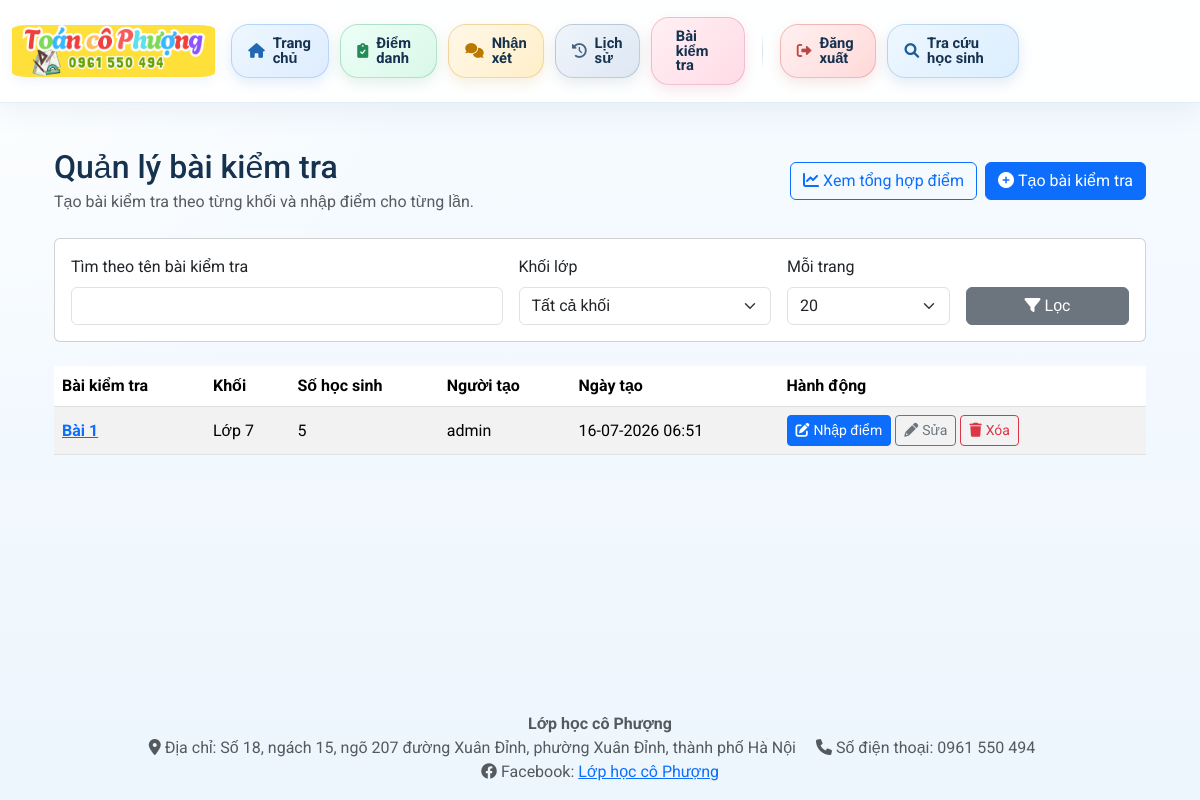
Page /tests (signed in) on the committed database.
### models.py (models this page shows)
class TestExam(db.Model):
    __tablename__ = 'test_exam'
    __bind_key__ = 'attendance'
    id = db.Column(db.Integer, primary_key=True)
    title = db.Column(db.String(200), nullable=False)
    grade = db.Column(db.String(20), nullable=False)
    description = db.Column(db.Text, nullable=True)
    created_at = db.Column(db.DateTime, default=datetime.utcnow, nullable=False)
    created_by = db.Column(db.Integer, db.ForeignKey('user.id'), nullable=False)
    created_by_user = db.relationship('User', foreign_keys=[created_by], backref='test_exams_created')

class User(UserMixin, db.Model):
    __bind_key__ = 'attendance'
    id = db.Column(db.Integer, primary_key=True)
    username = db.Column(db.String(80), unique=True, nullable=False)
    password = db.Column(db.String(120), nullable=False)
    role = db.Column(db.String(20), default='giaovien', nullable=False) # Đảm bảo trường 'role' tồn tại
    is_admin = db.Column(db.Boolean, default=False)

### app.py (the view)
@app.route('/tests')
@login_required
def test_management():
    if current_user.role not in ['admin', 'giaovien']:
        flash('Bạn không có quyền truy cập trang này.', 'danger')
        abort(403)
    page = request.args.get('page', 1, type=int)
    per_page = request.args.get('per_page', 20, type=int)
    search_query = request.args.get('search_query', '').strip()
    grade_filter = request.args.get('grade_filter', '').strip()
    available_grades = [grade[0] for grade in db.session.query(Student.grade).distinct().order_by(Student.grade).all()]
    exams_query = TestExam.query
    if search_query:
        exams_query = exams_query.filter(TestExam.title.ilike(f'%{search_query}%'))
    if grade_filter:
        exams_query = exams_query.filter(TestExam.grade == grade_filter)
    exams_pagination = exams_query.order_by(TestExam.created_at.desc(), TestExam.id.desc()).paginate(
        page=page,
        per_page=per_page,
        error_out=False
    )
    exams = exams_pagination.items
    exam_ids = [exam.id for exam in exams]
    student_counts = {}
    if exam_ids:
        student_count_rows = db.session.query(
            TestScore.test_exam_id,
            func.count(TestScore.id)
        ).filter(
            TestScore.test_exam_id.in_(exam_ids),
            TestScore.attempt_number == 1
        ).group_by(TestScore.test_exam_id).all()
        student_counts = {exam_id: count for exam_id, count in student_count_rows}
    return render_template(
        'test_management.html',
        exams=exams,
        exams_pagination=exams_pagination,
        student_counts=student_counts,
        search_query=search_query,
        grade_filter=grade_filter,
        available_grades=available_grades
    )

### app.py (called while the page is built)
@login_manager.user_loader
def load_user(user_id):
    return db.session.get(User, int(user_id))

### templates/test_management.html (shortened to what this page needs)
{% extends "base.html" %}
{% block content %}
<div class="container mt-4">
    <div class="d-flex justify-content-between align-items-center mb-4">
        <div>
            <h2 class="mb-1">Quản lý bài kiểm tra</h2>
            <p class="text-muted mb-0">Tạo bài kiểm tra theo từng khối và nhập điểm cho từng lần.</p>
        </div>
        <div class="d-flex gap-2 flex-wrap">
            <a href="{{ url_for('public_test_scores') }}" class="btn btn-outline-primary"><i class="fas fa-chart-line me-1"></i>Xem tổng hợp điểm</a>
            {% if current_user.role in ['admin', 'giaovien'] %}
            <a href="{{ url_for('create_test_exam') }}" class="btn btn-primary"><i class="fas fa-circle-plus me-1"></i>Tạo bài kiểm tra</a>
            {% endif %}
        </div>
    </div>
    <div class="card mb-4">
        <div class="card-body">
            <form method="GET" action="{{ url_for('test_management') }}" class="row g-3 align-items-end">
                <div class="col-md-5">
                    <label for="search_query" class="form-label">Tìm theo tên bài kiểm tra</label>
                    <input type="text" id="search_query" name="search_query" class="form-control" value="{{ search_query }}">
                </div>
                <div class="col-md-3">
                    <label for="grade_filter" class="form-label">Khối lớp</label>
                    <select id="grade_filter" name="grade_filter" class="form-select">
                        <option value="">Tất cả khối</option>
                    </select>
                </div>
                <div class="col-md-2">
                    <label for="per_page" class="form-label">Mỗi trang</label>
                    <select id="per_page" name="per_page" class="form-select">
                        {% for size in [10, 20, 50, 100] %}
                        <option value="{{ size }}" {% if exams_pagination.per_page == size %}selected{% endif %}>{{ size }}</option>
                        {% endfor %}
                    </select>
                </div>
                <div class="col-md-2">
                    <button type="submit" class="btn btn-secondary w-100"><i class="fas fa-filter me-1"></i>Lọc</button>
                </div>
            </form>
        </div>
    </div>
    {% if exams %}
    <div class="table-responsive">
        <table class="table table-striped table-hover align-middle">
            <thead>
                <tr>
                    <th>Bài kiểm tra</th>
                    <th>Khối</th>
                    <th>Số học sinh</th>
                    <th>Người tạo</th>
                    <th>Ngày tạo</th>
                    <th>Hành động</th>
                </tr>
            </thead>
            <tbody>
                {% for exam in exams %}
                <tr>
                    <td>
                        <a href="{{ url_for('public_test_scores', exam_id=exam.id) }}" class="test-management__exam-link">
                            <div class="fw-bold test-management__exam-title">{{ exam.title }}</div>
                        </a>
                    </td>
                    <td>{{ exam.grade }}</td>
                    <td>{{ student_counts.get(exam.id, 0) }}</td>
                    <td>{{ exam.created_by_user.username if exam.created_by_user else 'N/A' }}</td>
                    <td>{{ exam.created_at.strftime('%d-%m-%Y %H:%M') if exam.created_at else '' }}</td>
                    <td>
                        <a href="{{ url_for('manage_test_exam', exam_id=exam.id) }}" class="btn btn-primary btn-sm"><i class="fas fa-pen-to-square me-1"></i>Nhập điểm</a>
                        <a href="{{ url_for('edit_test_exam', exam_id=exam.id) }}" class="btn btn-outline-secondary btn-sm"><i class="fas fa-pencil me-1"></i>Sửa</a>
                        {% if current_user.role in ['admin', 'giaovien'] %}
                        <form method="POST" action="{{ url_for('delete_test_exam', exam_id=exam.id) }}" class="d-inline" onsubmit="return confirm('Xóa bài kiểm tra {{ exam.title }}?');">
                            <button type="submit" class="btn btn-outline-danger btn-sm"><i class="fas fa-trash me-1"></i>Xóa</button>
                        </form>
                        {% endif %}
                    </td>
                </tr>
                {% endfor %}
            </tbody>
        </table>
    </div>
    {% else %}
    <div class="alert alert-info">Chưa có bài kiểm tra nào phù hợp với bộ lọc hiện tại.</div>
    {% endif %}
</div>
{% endblock %}

### static/css/style.css (style rules this page uses)
:root { --app-sky-1: #e9f5ff; --app-sky-2: #cfe7ff; --app-sky-3: #7bb6f5; --app-blue: #2f6fb2; --app-blue-dark: #1f4f82; --app-ink: #16324f; --app-border: rgba(47, 111, 178, 0.14); --app-shadow: 0 10px 30px rgba(32, 76, 123, 0.12); }
body { padding-top: 92px; font-family: 'Roboto', sans-serif; background: radial-gradient(circle at top left, rgba(255, 255, 255, 0.9), transparent 30%), linear-gradient(180deg, #f6fbff 0%, #eef6fd 100%); color: var(--app-ink); }

### rows in the picture
TestExam: title "Bài 1", grade "Lớp 7", get "5", created_by_user "admin", created_at "16-07-2026 06:51"

### other values in the picture
form field per_page "20"
